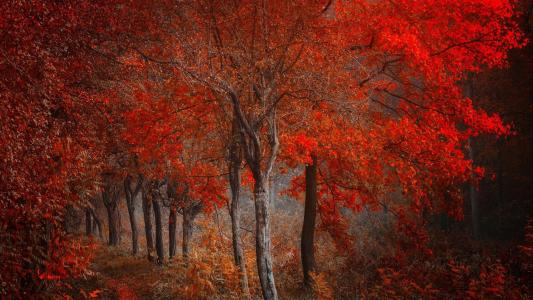
#> input picture OpenCV-Notes/图像图形绘制/img1.jpg, 533 x 300 px
$ python Font.py
#> lines starting #> are read from the running program, lines starting #| are printed output that depends on the picture; after the words box and inside, x2 and y2 are one past the last pixel; in counts of white or black regions, pixels touching at a corner belong together
import cv2
import numpy as np
img1 = cv2.imread('img1.jpg', 1)
#> img1 is the input picture: shape (300, 533, 3); mean B, G, R 24, 36.9, 99.9
img0 = cv2.imread('img.jpg',1)
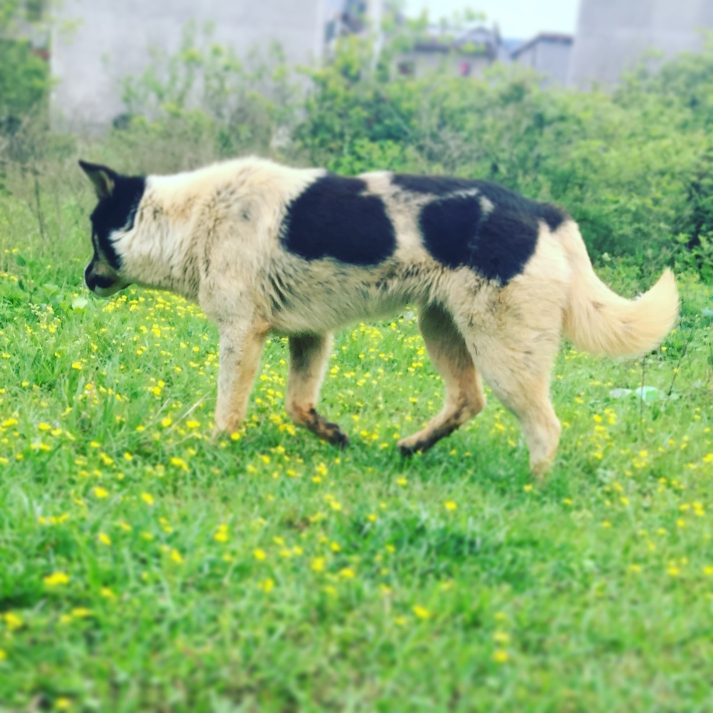
#> input picture OpenCV-Notes/图像图形绘制/img.jpg, 1426 x 1426 px (shown at 1/2 size)
#> img0 is the input picture: shape (1426, 1426, 3); mean B, G, R 115.4, 176.9, 140.4
# [8 lines of commented-out code are left out]
height = int(img1.shape[0])
#> height = 300
width = int(img1.shape[1])
#> width = 533
for i in range(0,height):
    for j in range(0,width):
        img0[i+100,j+200] = img1[i,j]
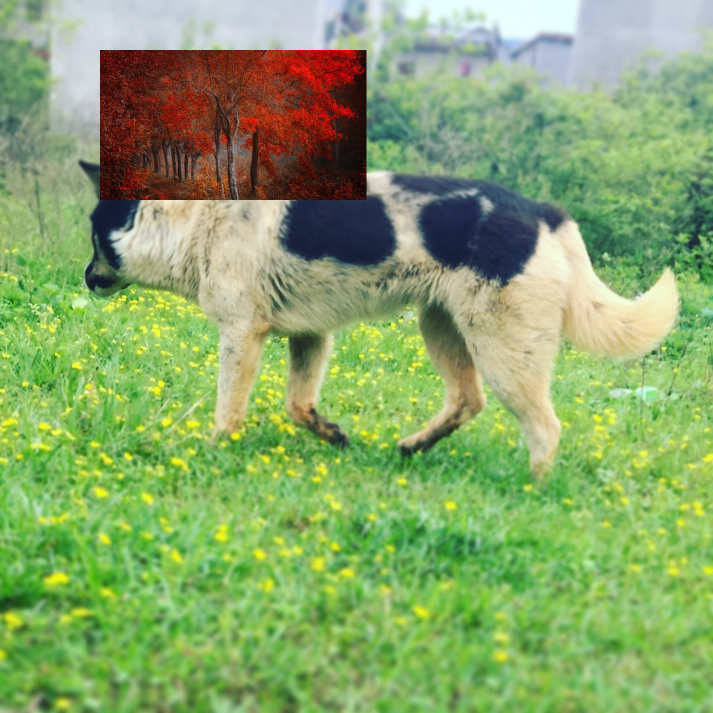
#> img0: shape (1426, 1426, 3) (shown at 1/2 size); 7.86% of pixels changed, all inside (x1, y1, x2, y2) = (200, 100, 733, 400)
cv2.imshow('src',img0)
cv2.waitKey(0)
